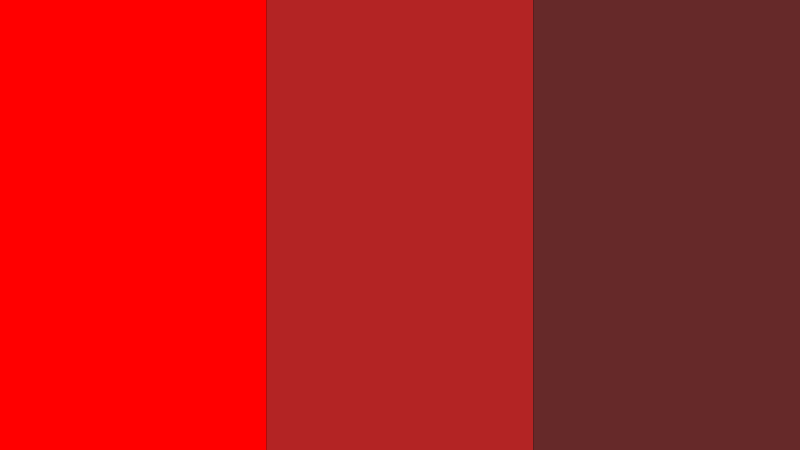
Frame 1 (no input)
Frame 60 (no input): identical to frame 1, image omitted
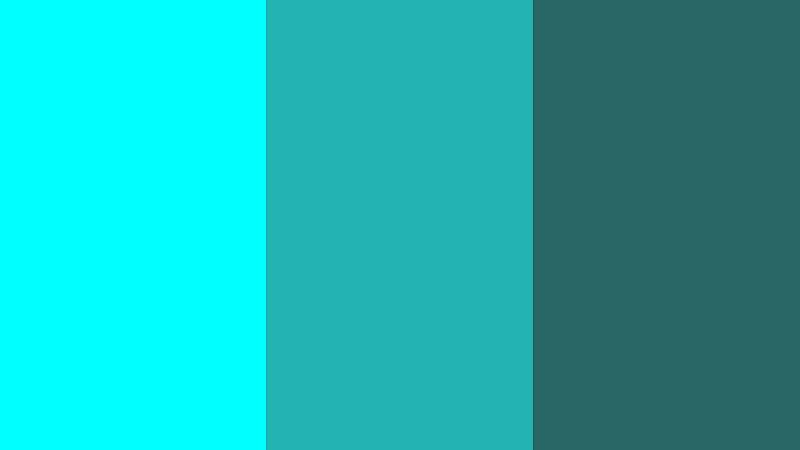
Frame 120 (the mouse pressed at the canvas centre since frame 60)

The p5.js sketch that drew these frames (run headless with seeded random() and noise() and a simulated clock; from frame 60 on, the mouse is pressed at the canvas centre):

// p5.js sketch
// ── sketch.js
/*
 * Map - Using a map function
 * @author Gareth Foote
 */

function setup() {
  createCanvas(800, 450);
  background(0);
  noStroke();
  // Change the colorMode to HSB to make it easier to
  // transition the saturation & brightness of a colour.
  colorMode(HSB, 360, 100, 100);
}

function draw() {
  background(0);

  var colour = map(mouseX, 0, width, 0, 360);
  var columnWidth = width/3;

  fill(colour, 100, 100);
  rect(columnWidth*0, 0, columnWidth, height);

  fill(colour, 80, 70);
  rect(columnWidth*1, 0, columnWidth, height);

  fill(colour, 60, 40);
  rect(columnWidth*2, 0, columnWidth, height);
}
